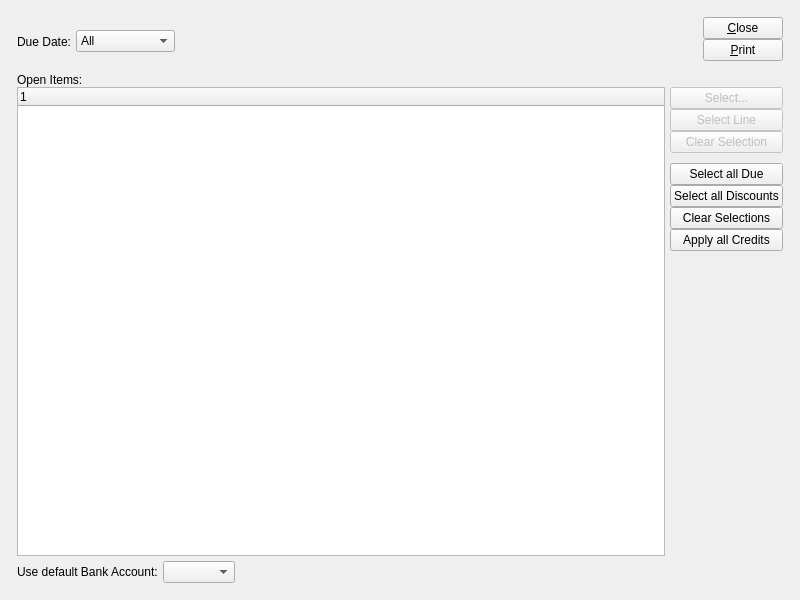
<ui version="4.0" >
 <author></author>
 <comment>This file is part of the xTuple ERP: PostBooks Edition, a free and
open source Enterprise Resource Planning software suite,
Copyright (c) 1999-2011 by OpenMFG LLC, d/b/a xTuple.
It is licensed to you under the Common Public Attribution License
version 1.0, the full text of which (including xTuple-specific Exhibits)
is available at www.xtuple.com/CPAL.  By using this software, you agree
to be bound by its terms.</comment>
 <class>selectPayments</class>
 <widget class="QWidget" name="selectPayments" >
  <property name="geometry" >
   <rect>
    <x>0</x>
    <y>0</y>
    <width>800</width>
    <height>600</height>
   </rect>
  </property>
  <property name="windowTitle" >
   <string>Select Payments</string>
  </property>
  <layout class="QGridLayout" name="gridLayout_3" >
   <item row="0" column="0" >
    <layout class="QGridLayout" name="gridLayout_2" >
     <property name="margin" >
      <number>12</number>
     </property>
     <property name="spacing" >
      <number>12</number>
     </property>
     <item row="0" column="0" >
      <layout class="QHBoxLayout" name="horizontalLayout" >
       <item>
        <layout class="QGridLayout" name="gridLayout" >
         <item row="0" column="0" colspan="3" >
          <widget class="VendorGroup" name="_vendorgroup" />
         </item>
         <item row="1" column="0" >
          <widget class="XLabel" name="_selectDateLit" >
           <property name="text" >
            <string>Due Date:</string>
           </property>
           <property name="alignment" >
            <set>Qt::AlignRight|Qt::AlignTrailing|Qt::AlignVCenter</set>
           </property>
          </widget>
         </item>
         <item row="1" column="1" >
          <widget class="XComboBox" name="_selectDate" >
           <item>
            <property name="text" >
             <string>All</string>
            </property>
           </item>
           <item>
            <property name="text" >
             <string>On or Before</string>
            </property>
           </item>
           <item>
            <property name="text" >
             <string>Between</string>
            </property>
           </item>
          </widget>
         </item>
         <item row="1" column="2" >
          <widget class="QStackedWidget" name="_duedateStack" >
           <property name="currentIndex" >
            <number>0</number>
           </property>
           <widget class="QWidget" name="_allPage" />
           <widget class="QWidget" name="_olderThanPage" >
            <layout class="QGridLayout" name="_2" >
             <item row="0" column="0" >
              <layout class="QHBoxLayout" name="_3" >
               <item>
                <widget class="DLineEdit" name="_onOrBeforeDate" >
                 <property name="enabled" >
                  <bool>true</bool>
                 </property>
                </widget>
               </item>
               <item>
                <spacer>
                 <property name="orientation" >
                  <enum>Qt::Horizontal</enum>
                 </property>
                 <property name="sizeHint" stdset="0" >
                  <size>
                   <width>40</width>
                   <height>20</height>
                  </size>
                 </property>
                </spacer>
               </item>
              </layout>
             </item>
            </layout>
           </widget>
           <widget class="QWidget" name="_betweenPage" >
            <layout class="QGridLayout" name="_4" >
             <item row="0" column="0" >
              <widget class="DLineEdit" name="_startDate" />
             </item>
             <item row="0" column="1" >
              <widget class="XLabel" name="_andLit" >
               <property name="text" >
                <string>and</string>
               </property>
              </widget>
             </item>
             <item row="0" column="2" >
              <widget class="DLineEdit" name="_endDate" />
             </item>
            </layout>
           </widget>
          </widget>
         </item>
        </layout>
       </item>
       <item>
        <spacer name="horizontalSpacer" >
         <property name="orientation" >
          <enum>Qt::Horizontal</enum>
         </property>
         <property name="sizeHint" stdset="0" >
          <size>
           <width>40</width>
           <height>20</height>
          </size>
         </property>
        </spacer>
       </item>
       <item>
        <layout class="QVBoxLayout" >
         <property name="spacing" >
          <number>0</number>
         </property>
         <item>
          <widget class="QPushButton" name="_close" >
           <property name="text" >
            <string>&amp;Close</string>
           </property>
           <property name="autoDefault" >
            <bool>false</bool>
           </property>
           <property name="default" >
            <bool>false</bool>
           </property>
          </widget>
         </item>
         <item>
          <widget class="QPushButton" name="_print" >
           <property name="text" >
            <string>&amp;Print</string>
           </property>
           <property name="autoDefault" >
            <bool>false</bool>
           </property>
           <property name="default" >
            <bool>false</bool>
           </property>
          </widget>
         </item>
         <item>
          <spacer>
           <property name="orientation" >
            <enum>Qt::Vertical</enum>
           </property>
           <property name="sizeType" >
            <enum>QSizePolicy::Expanding</enum>
           </property>
           <property name="sizeHint" stdset="0" >
            <size>
             <width>16</width>
             <height>0</height>
            </size>
           </property>
          </spacer>
         </item>
        </layout>
       </item>
      </layout>
     </item>
     <item row="1" column="0" >
      <widget class="QFrame" name="frame" >
       <property name="sizePolicy" >
        <sizepolicy vsizetype="Expanding" hsizetype="Preferred" >
         <horstretch>0</horstretch>
         <verstretch>1</verstretch>
        </sizepolicy>
       </property>
       <property name="frameShape" >
        <enum>QFrame::NoFrame</enum>
       </property>
       <property name="frameShadow" >
        <enum>QFrame::Plain</enum>
       </property>
       <layout class="QVBoxLayout" >
        <property name="margin" >
         <number>0</number>
        </property>
        <item>
         <layout class="QVBoxLayout" >
          <property name="spacing" >
           <number>0</number>
          </property>
          <item>
           <widget class="QLabel" name="_openAPItemsLit" >
            <property name="text" >
             <string>Open Items:</string>
            </property>
           </widget>
          </item>
          <item>
           <layout class="QHBoxLayout" >
            <item>
             <widget class="XTreeWidget" name="_apopen" >
              <property name="selectionMode" >
               <enum>QAbstractItemView::ExtendedSelection</enum>
              </property>
             </widget>
            </item>
            <item>
             <layout class="QVBoxLayout" >
              <property name="spacing" >
               <number>0</number>
              </property>
              <item>
               <widget class="QPushButton" name="_select" >
                <property name="enabled" >
                 <bool>false</bool>
                </property>
                <property name="text" >
                 <string>Select...</string>
                </property>
                <property name="autoDefault" >
                 <bool>false</bool>
                </property>
                <property name="default" >
                 <bool>false</bool>
                </property>
               </widget>
              </item>
              <item>
               <widget class="QPushButton" name="_selectLine" >
                <property name="enabled" >
                 <bool>false</bool>
                </property>
                <property name="text" >
                 <string>Select Line</string>
                </property>
                <property name="autoDefault" >
                 <bool>false</bool>
                </property>
                <property name="default" >
                 <bool>false</bool>
                </property>
               </widget>
              </item>
              <item>
               <widget class="QPushButton" name="_clear" >
                <property name="enabled" >
                 <bool>false</bool>
                </property>
                <property name="text" >
                 <string>Clear Selection</string>
                </property>
                <property name="autoDefault" >
                 <bool>false</bool>
                </property>
                <property name="default" >
                 <bool>false</bool>
                </property>
               </widget>
              </item>
              <item>
               <spacer name="verticalSpacer_2" >
                <property name="orientation" >
                 <enum>Qt::Vertical</enum>
                </property>
                <property name="sizeType" >
                 <enum>QSizePolicy::Preferred</enum>
                </property>
                <property name="sizeHint" stdset="0" >
                 <size>
                  <width>20</width>
                  <height>10</height>
                 </size>
                </property>
               </spacer>
              </item>
              <item>
               <widget class="QPushButton" name="_selectDue" >
                <property name="text" >
                 <string>Select all Due</string>
                </property>
                <property name="autoDefault" >
                 <bool>false</bool>
                </property>
                <property name="default" >
                 <bool>false</bool>
                </property>
               </widget>
              </item>
              <item>
               <widget class="QPushButton" name="_selectDiscount" >
                <property name="text" >
                 <string>Select all Discounts</string>
                </property>
                <property name="autoDefault" >
                 <bool>false</bool>
                </property>
                <property name="default" >
                 <bool>false</bool>
                </property>
               </widget>
              </item>
              <item>
               <widget class="QPushButton" name="_clearAll" >
                <property name="text" >
                 <string>Clear Selections</string>
                </property>
                <property name="autoDefault" >
                 <bool>false</bool>
                </property>
                <property name="default" >
                 <bool>false</bool>
                </property>
               </widget>
              </item>
              <item>
               <widget class="QPushButton" name="_applyallcredits">
                <property name="text">
                 <string>Apply all Credits</string>
                </property>
               </widget>
              </item>
              <item>
               <spacer>
                <property name="orientation" >
                 <enum>Qt::Vertical</enum>
                </property>
                <property name="sizeType" >
                 <enum>QSizePolicy::Expanding</enum>
                </property>
                <property name="sizeHint" stdset="0" >
                 <size>
                  <width>16</width>
                  <height>46</height>
                 </size>
                </property>
               </spacer>
              </item>
             </layout>
            </item>
           </layout>
          </item>
         </layout>
        </item>
        <item>
         <layout class="QHBoxLayout" >
          <property name="spacing" >
           <number>5</number>
          </property>
          <item>
           <widget class="QLabel" name="_bankaccntLit" >
            <property name="text" >
             <string>Use default Bank Account:</string>
            </property>
           </widget>
          </item>
          <item>
           <layout class="QHBoxLayout" >
            <property name="spacing" >
             <number>0</number>
            </property>
            <item>
             <widget class="XComboBox" name="_bankaccnt" >
              <property name="allowNull" >
               <bool>true</bool>
              </property>
             </widget>
            </item>
            <item>
             <spacer>
              <property name="orientation" >
               <enum>Qt::Horizontal</enum>
              </property>
              <property name="sizeType" >
               <enum>QSizePolicy::MinimumExpanding</enum>
              </property>
              <property name="sizeHint" stdset="0" >
               <size>
                <width>40</width>
                <height>20</height>
               </size>
              </property>
             </spacer>
            </item>
           </layout>
          </item>
         </layout>
        </item>
       </layout>
      </widget>
     </item>
    </layout>
   </item>
  </layout>
 </widget>
 <layoutdefault spacing="5" margin="5" />
 <pixmapfunction>qPixmapFromMimeSource</pixmapfunction>
 <customwidgets>
  <customwidget>
   <class>DLineEdit</class>
   <extends>QWidget</extends>
   <header>datecluster.h</header>
   <container>1</container>
  </customwidget>
  <customwidget>
   <class>VendorGroup</class>
   <extends>QWidget</extends>
   <header>vendorgroup.h</header>
  </customwidget>
  <customwidget>
   <class>XComboBox</class>
   <extends>QComboBox</extends>
   <header>xcombobox.h</header>
  </customwidget>
  <customwidget>
   <class>XLabel</class>
   <extends>QLabel</extends>
   <header>xlabel.h</header>
  </customwidget>
  <customwidget>
   <class>XTreeWidget</class>
   <extends>QTreeWidget</extends>
   <header>xtreewidget.h</header>
   <container>1</container>
  </customwidget>
 </customwidgets>
 <tabstops>
  <tabstop>_apopen</tabstop>
  <tabstop>_select</tabstop>
  <tabstop>_selectLine</tabstop>
  <tabstop>_clear</tabstop>
  <tabstop>_selectDue</tabstop>
  <tabstop>_selectDiscount</tabstop>
  <tabstop>_clearAll</tabstop>
  <tabstop>_bankaccnt</tabstop>
  <tabstop>_close</tabstop>
 </tabstops>
 <resources/>
 <connections>
  <connection>
   <sender>_apopen</sender>
   <signal>valid(bool)</signal>
   <receiver>_clear</receiver>
   <slot>setEnabled(bool)</slot>
   <hints>
    <hint type="sourcelabel" >
     <x>398</x>
     <y>398</y>
    </hint>
    <hint type="destinationlabel" >
     <x>775</x>
     <y>210</y>
    </hint>
   </hints>
  </connection>
  <connection>
   <sender>_close</sender>
   <signal>clicked()</signal>
   <receiver>selectPayments</receiver>
   <slot>close()</slot>
   <hints>
    <hint type="sourcelabel" >
     <x>776</x>
     <y>45</y>
    </hint>
    <hint type="destinationlabel" >
     <x>20</x>
     <y>20</y>
    </hint>
   </hints>
  </connection>
  <connection>
   <sender>_apopen</sender>
   <signal>valid(bool)</signal>
   <receiver>_selectLine</receiver>
   <slot>setEnabled(bool)</slot>
   <hints>
    <hint type="sourcelabel" >
     <x>534</x>
     <y>469</y>
    </hint>
    <hint type="destinationlabel" >
     <x>775</x>
     <y>187</y>
    </hint>
   </hints>
  </connection>
  <connection>
   <sender>_selectDate</sender>
   <signal>currentIndexChanged(int)</signal>
   <receiver>_duedateStack</receiver>
   <slot>setCurrentIndex(int)</slot>
   <hints>
    <hint type="sourcelabel" >
     <x>119</x>
     <y>89</y>
    </hint>
    <hint type="destinationlabel" >
     <x>279</x>
     <y>93</y>
    </hint>
   </hints>
  </connection>
  <connection>
   <sender>_apopen</sender>
   <signal>valid(bool)</signal>
   <receiver>_select</receiver>
   <slot>setEnabled(bool)</slot>
   <hints>
    <hint type="sourcelabel" >
     <x>637</x>
     <y>148</y>
    </hint>
    <hint type="destinationlabel" >
     <x>701</x>
     <y>148</y>
    </hint>
   </hints>
  </connection>
 </connections>
</ui>
